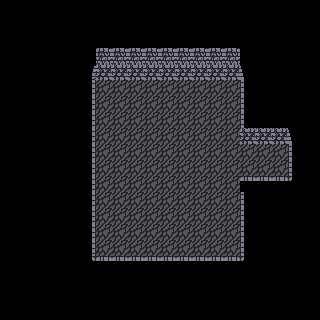

Rendered tile map (Tiled .tmx) drawn with the repository's tilesets; below, a short description and the full map source, tile grids included:
An orthogonal 20x20 tile map with 16x16 px tiles, 2 tile layers (floor, walls).

<map version="1.4" tiledversion="1.4.2" orientation="orthogonal" renderorder="right-down" width="20" height="20" tilewidth="16" tileheight="16" infinite="0" nextlayerid="3" nextobjectid="1">
 <editorsettings>
  <export target="dungeon.json" format="json" />
 </editorsettings>
 <tileset firstgid="1" source="dungeon.tsx" />
 <layer id="1" name="floor" width="20" height="20">
  <properties>
   <property name="assetId" type="int" value="1" />
   <property name="layerType" type="int" value="1" />
  </properties>
  <data encoding="csv">
0,0,0,0,0,0,0,0,0,0,0,0,0,0,0,0,0,0,0,0,
0,0,0,0,0,0,0,0,0,0,0,0,0,0,0,0,0,0,0,0,
0,0,0,0,0,0,0,0,0,0,0,0,0,0,0,0,0,0,0,0,
0,0,0,0,0,0,0,0,0,0,0,0,0,0,0,0,0,0,0,0,
0,0,0,0,0,0,0,0,0,0,0,0,0,0,0,0,0,0,0,0,
0,0,0,0,0,0,10,10,10,10,10,10,10,10,10,0,0,0,0,0,
0,0,0,0,0,0,10,10,10,10,10,10,10,10,10,0,0,0,0,0,
0,0,0,0,0,0,10,10,10,10,10,10,10,10,10,0,0,0,0,0,
0,0,0,0,0,0,10,10,10,10,10,10,10,10,10,10,0,0,0,0,
0,0,0,0,0,0,10,10,10,10,10,10,10,10,10,10,10,10,0,0,
0,0,0,0,0,0,10,10,10,10,10,10,10,10,10,10,10,10,0,0,
0,0,0,0,0,0,10,10,10,10,10,10,10,10,10,0,0,0,0,0,
0,0,0,0,0,0,10,10,10,10,10,10,10,10,10,0,0,0,0,0,
0,0,0,0,0,0,10,10,10,10,10,10,10,10,10,0,0,0,0,0,
0,0,0,0,0,0,10,10,10,10,10,10,10,10,10,0,0,0,0,0,
0,0,0,0,0,0,10,10,10,10,10,10,10,10,10,0,0,0,0,0,
0,0,0,0,0,0,0,0,0,0,0,0,0,0,0,0,0,0,0,0,
0,0,0,0,0,0,0,0,0,0,0,0,0,0,0,0,0,0,0,0,
0,0,0,0,0,0,0,0,0,0,0,0,0,0,0,0,0,0,0,0,
0,0,0,0,0,0,0,0,0,0,0,0,0,0,0,0,0,0,0,0
</data>
 </layer>
 <layer id="2" name="walls" width="20" height="20">
  <properties>
   <property name="assetId" type="int" value="1" />
   <property name="layerType" type="int" value="2" />
  </properties>
  <data encoding="csv">
0,0,0,0,0,0,0,0,0,0,0,0,0,0,0,0,0,0,0,0,
0,0,0,0,0,0,0,0,0,0,0,0,0,0,0,0,0,0,0,0,
0,0,0,0,0,0,0,0,0,0,0,0,0,0,0,0,0,0,0,0,
0,0,0,0,0,0,4,4,4,4,4,4,4,4,4,0,0,0,0,0,
0,0,0,0,0,1,2,2,2,2,2,2,2,2,2,3,0,0,0,0,
0,0,0,0,0,9,0,0,0,0,0,0,0,0,0,11,0,0,0,0,
0,0,0,0,0,9,0,0,0,0,0,0,0,0,0,11,0,0,0,0,
0,0,0,0,0,9,0,0,0,0,0,0,0,0,0,11,0,0,0,0,
0,0,0,0,0,9,0,0,0,0,0,0,0,0,0,2,2,2,3,0,
0,0,0,0,0,9,0,0,0,0,0,0,0,0,0,0,0,0,11,0,
0,0,0,0,0,9,0,0,0,0,0,0,0,0,0,12,0,0,11,0,
0,0,0,0,0,9,0,0,0,0,0,0,0,0,0,18,18,18,19,0,
0,0,0,0,0,9,0,0,0,0,0,0,0,0,0,11,0,0,0,0,
0,0,0,0,0,9,0,0,0,0,0,0,0,0,0,11,0,0,0,0,
0,0,0,0,0,9,0,0,0,0,0,0,0,0,0,11,0,0,0,0,
0,0,0,0,0,9,0,0,0,0,0,0,0,0,0,11,0,0,0,0,
0,0,0,0,0,17,18,18,18,18,18,18,18,18,18,19,0,0,0,0,
0,0,0,0,0,0,0,0,0,0,0,0,0,0,0,0,0,0,0,0,
0,0,0,0,0,0,0,0,0,0,0,0,0,0,0,0,0,0,0,0,
0,0,0,0,0,0,0,0,0,0,0,0,0,0,0,0,0,0,0,0
</data>
 </layer>
</map>